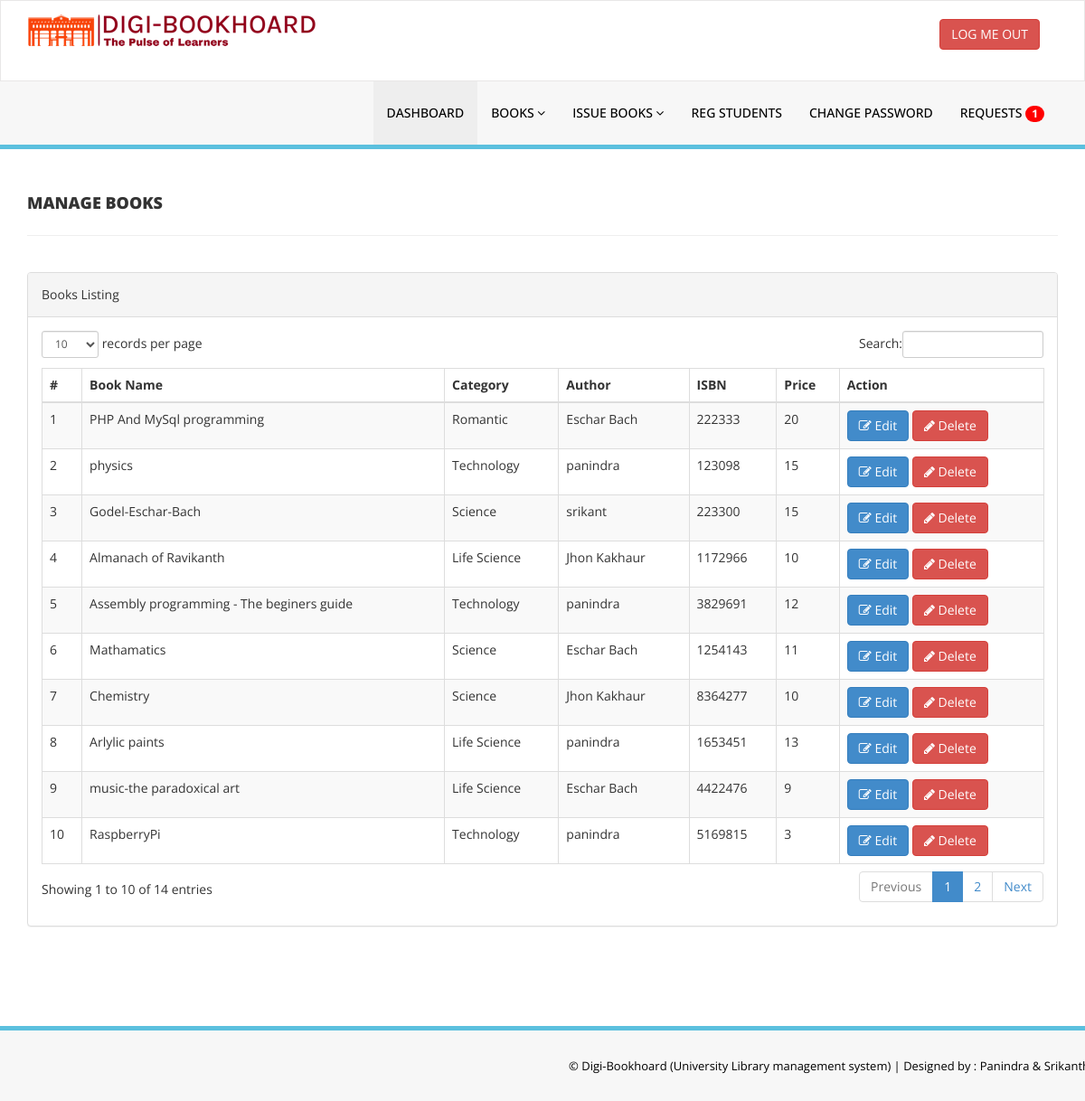
The page /admin/manage-books.php (signed in) on the database its author committed.
### tables this page shows
CREATE TABLE `tblbooks` (
  `id` int(11) NOT NULL,
  `BookName` varchar(255) DEFAULT NULL,
  `CatId` int(11) DEFAULT NULL,
  `AuthorId` int(11) DEFAULT NULL,
  `ISBNNumber` int(11) DEFAULT NULL,
  `BookPrice` int(11) DEFAULT NULL,
  `RegDate` timestamp NULL DEFAULT CURRENT_TIMESTAMP,
  `UpdationDate` timestamp NULL DEFAULT NULL ON UPDATE CURRENT_TIMESTAMP
);

CREATE TABLE `tblcategory` (
  `id` int(11) NOT NULL,
  `CategoryName` varchar(150) DEFAULT NULL,
  `Status` int(1) DEFAULT NULL,
  `CreationDate` timestamp NULL DEFAULT CURRENT_TIMESTAMP,
  `UpdationDate` timestamp NULL DEFAULT '0000-00-00 00:00:00' ON UPDATE CURRENT_TIMESTAMP
);

CREATE TABLE `tblauthors` (
  `id` int(11) NOT NULL,
  `AuthorName` varchar(159) DEFAULT NULL,
  `creationDate` timestamp NULL DEFAULT CURRENT_TIMESTAMP,
  `UpdationDate` timestamp NULL DEFAULT NULL ON UPDATE CURRENT_TIMESTAMP
);

### admin/manage-books.php (the view, shortened to what this page needs)
<?php
include('../includes/config.php');
if (strlen($_SESSION['alogin']) == 0) {
    header('location:../adminlogin.php');
} else {
?>
    <!DOCTYPE html>
    <html xmlns="http://www.w3.org/1999/xhtml">
    <head>
        <link href="../assets/css/bootstrap.css" rel="stylesheet" />
        <link href="../assets/css/font-awesome.css" rel="stylesheet" />
        <link href="../assets/css/style.css" rel="stylesheet" />
        <link href="../assets/js/dataTables/dataTables.bootstrap.css" rel="stylesheet" />
    </head>
    <body>
        <?php include('../includes/header.php'); ?>
        <div class="content-wrapper">
            <div class="container">
                <div class="row pad-botm">
                    <div class="col-md-12">
                        <h4 class="header-line">Manage Books</h4>
                    </div>
                    <div class="row">
                    </div>
                </div>
                <div class="row">
                    <div class="col-md-12">
                        <div class="panel panel-default">
                            <div class="panel-heading">
                                Books Listing
                            </div>
                            <div class="panel-body">
                                <div class="table-responsive">
                                    <table class="table table-striped table-bordered table-hover" id="dataTables-example">
                                        <thead>
                                            <tr>
                                                <th>#</th>
                                                <th>Book Name</th>
                                                <th>Category</th>
                                                <th>Author</th>
                                                <th>ISBN</th>
                                                <th>Price</th>
                                                <th>Action</th>
                                            </tr>
                                        </thead>
                                        <tbody>
                                            <?php $sql = "SELECT tblbooks.BookName,tblcategory.CategoryName,tblauthors.AuthorName,tblbooks.ISBNNumber,tblbooks.BookPrice,tblbooks.id as bookid from  tblbooks join tblcategory on tblcategory.id=tblbooks.CatId join tblauthors on tblauthors.id=tblbooks.AuthorId";
                                            $query = $pdo->prepare($sql);
                                            $query->execute();
                                            $results = $query->fetchAll(PDO::FETCH_OBJ);
                                            $cnt = 1;
                                            if ($query->rowCount() > 0) {
                                                foreach ($results as $result) {               ?>
                                                    <tr class="odd gradeX">
                                                        <td class="center"><?php echo htmlentities($cnt); ?></td>
                                                        <td class="center"><?php echo htmlentities($result->BookName); ?></td>
                                                        <td class="center"><?php echo htmlentities($result->CategoryName); ?></td>
                                                        <td class="center"><?php echo htmlentities($result->AuthorName); ?></td>
                                                        <td class="center"><?php echo htmlentities($result->ISBNNumber); ?></td>
                                                        <td class="center"><?php echo htmlentities($result->BookPrice); ?></td>
                                                        <td class="center">
                                                            <a href="edit-book.php?bookid=<?php echo htmlentities($result->bookid);?>"><button class="btn btn-primary"><i class="fa fa-edit "></i> Edit</button>
                                                            <a href="manage-books.php?del=<?php echo htmlentities($result->bookid); ?>" onclick="return confirm('Are you sure you want to delete?');"" >  <button class=" btn btn-danger"><i class="fa fa-pencil"></i> Delete</button>
                                                        </td>
                                                    </tr>
                                            <?php $cnt = $cnt + 1;
                                                }
                                            } ?>
                                        </tbody>
                                    </table>
                                </div>
                            </div>
                        </div>
                    </div>
                </div>
            </div>
        </div>
        <?php include('../includes/footer.php'); ?>
    </body>
    </html>
<?php } ?>

### includes/header.php (shortened to what this page needs)
<div class="navbar navbar-inverse set-radius-zero">
    <div class="container">
        <?php if ($_SESSION['login']) {?>
            <div class="navbar-header">
            <button type="button" class="navbar-toggle" data-toggle="collapse" data-target=".navbar-collapse">
                <span class="icon-bar"></span>
                <span class="icon-bar"></span>
                <span class="icon-bar"></span>
            </button>
            <a class="navbar-brand">
                <img src="assets/img/logo.png"/>
            </a>
        </div>
            <div class="right-div">
                <a href="logout.php" class="btn btn-danger pull-right">LOG ME OUT</a>
            </div>
        <?php } elseif ($_SESSION['alogin']) { ?>
            <div class="navbar-header">
            <a class="navbar-brand">
                <img src="../assets/img/logo.png"/>
            </a>
        </div>
            <div class="right-div">
                <a href="logout.php" class="btn btn-danger pull-right">LOG ME OUT</a>
            </div>
        <?php } ?>
    </div>
</div>
<?php if ($_SESSION['login']) {?>
    <section class="menu-section">
        <div class="container">
            <div class="row ">
                <div class="col-md-12">
                    <div class="navbar-collapse collapse ">
                        <ul id="menu-top" class="nav navbar-nav navbar-right">
                            <li><a href="dashboard.php" class="menu-top-active">DASHBOARD</a></li>
                            <li>
                                <a href="#" class="dropdown-toggle" id="ddlmenuItem" data-toggle="dropdown"> Account <i class="fa fa-angle-down"></i></a>
                                <ul class="dropdown-menu" role="menu" aria-labelledby="ddlmenuItem">
                                    <li role="presentation"><a role="menuitem" tabindex="-1" href="my-profile.php">My Profile</a></li>
                                    <li role="presentation"><a role="menuitem" tabindex="-1" href="change-password.php">Change Password</a></li>
                                </ul>
                            </li>
                            <li><a href="issued-books.php">Issued Books</a></li>
                        </ul>
                    </div>
                </div>
            </div>
        </div>
    </section>
<?php } elseif($_SESSION['alogin']){?>
<section class="menu-section">
        <div class="container">
            <div class="row ">
                <div class="col-md-12">
                    <div class="navbar-collapse collapse ">
                        <ul id="menu-top" class="nav navbar-nav navbar-right">
                            <li><a href="../admin/dashboard.php" class="menu-top-active">DASHBOARD</a></li>
 <li>
                                <a href="#" class="dropdown-toggle" id="ddlmenuItem" data-toggle="dropdown"> Books <i class="fa fa-angle-down"></i></a>
                            </li>
                           <li>
                                <a href="#" class="dropdown-toggle" id="ddlmenuItem" data-toggle="dropdown"> Issue Books <i class="fa fa-angle-down"></i></a>
                            </li>
                             <li><a href="../admin/reg-students.php">Reg Students</a></li>
  <li><a href="../admin/change-password.php">Change Password</a></li>
  <?php $sql1 = "SELECT count(*) FROM student_requests ";
        $query = $pdo->query($sql1);
        $count = $query->fetchColumn();?>
  <li role="presentation"><a role="menuitem" tabindex="-1" href="../admin/student_reqs.php">Requests <span id = "notify_count" class="badge rounded-pill badge-notification bg-danger" style="background-color:red;"><?=$count;?></span></a></li>
                        </ul>
                    </div>
                </div>
            </div>
        </div>
    </section>
<?php } ?>

### includes/footer.php
<section class="footer-section">
        <div class="container">
            <div class="row">
                <div class="col-md-12">
                   &copy; Digi-Bookhoard (University Library management system) | Designed by : Panindra & Srikanth</a>
                </div>
            </div>
        </div>
    </section>

### assets/css/style.css (style rules this page uses)
.set-radius-zero { border-radius:0px; -moz-border-radius:0px; -webkit-border-radius:0px; }
.content-wrapper { margin-top: 40px; min-height:800px; padding-bottom:90px; }
.header-line { font-weight:900; padding-bottom:25px; border-bottom:1px solid #eeeeee; text-transform:uppercase; }
.pad-botm { padding-bottom:30px; }
.right-div { float: right; padding: 20px; }
#menu-top a { color:#000; text-decoration:none; font-weight:500; padding: 25px 15px 25px 15px; text-transform:uppercase; }
.menu-section { background-color: #f7f7f7; border-bottom:5px solid #5bc0de; width:100% }
.menu-top-active { background-color:#eeeeee; }
.navbar-inverse { background-color: #FFF; border-color: rgba(155, 153, 153, 0.23); }
.navbar { min-height: 90px; margin-bottom: 0px; }
.footer-section { padding:25px 50px 25px 50px; color:#000; font-size:13px; background-color: #f7f7f7; text-align:right; border-top:5px solid #5bc0de; }

### rows shown on the page
tblbooks: BookName "PHP And MySql programming", tblcategory.CategoryName "Romantic", AuthorId.AuthorName "Eschar Bach", ISBNNumber "222333", BookPrice "20"
tblbooks: BookName "physics", tblcategory.CategoryName "Technology", AuthorId.AuthorName "panindra", ISBNNumber "123098", BookPrice "15"
tblbooks: BookName "Godel-Eschar-Bach", tblcategory.CategoryName "Science", AuthorId.AuthorName "srikant", ISBNNumber "223300", BookPrice "15"
tblbooks: BookName "Almanach of Ravikanth", tblcategory.CategoryName "Life Science", AuthorId.AuthorName "Jhon Kakhaur", ISBNNumber "1172966", BookPrice "10"
tblbooks: BookName "Assembly programming - The beginers guide", tblcategory.CategoryName "Technology", AuthorId.AuthorName "panindra", ISBNNumber "3829691", BookPrice "12"
tblbooks: BookName "Mathamatics", tblcategory.CategoryName "Science", AuthorId.AuthorName "Eschar Bach", ISBNNumber "1254143", BookPrice "11"
tblbooks: BookName "Chemistry", tblcategory.CategoryName "Science", AuthorId.AuthorName "Jhon Kakhaur", ISBNNumber "8364277", BookPrice "10"
tblbooks: BookName "Arlylic paints", tblcategory.CategoryName "Life Science", AuthorId.AuthorName "panindra", ISBNNumber "1653451", BookPrice "13"
tblbooks: BookName "music-the paradoxical art", tblcategory.CategoryName "Life Science", AuthorId.AuthorName "Eschar Bach", ISBNNumber "4422476", BookPrice "9"
tblbooks: BookName "RaspberryPi", tblcategory.CategoryName "Technology", AuthorId.AuthorName "panindra", ISBNNumber "5169815", BookPrice "3"

### other values the page prints
$count "1"
